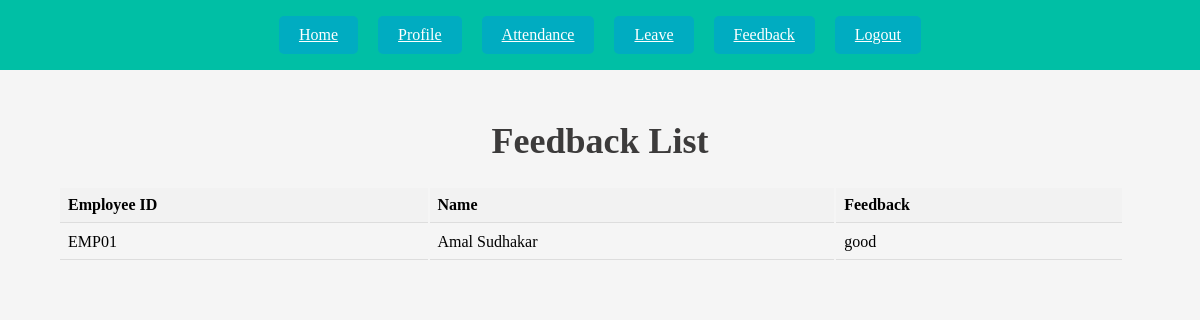
Page /admin_feedback/ (signed in) on the committed database.
### faculty_app/models.py (models this page shows, shortened)
class Feedback(models.Model):
    user = models.ForeignKey(User, on_delete=models.CASCADE)
    message = models.TextField()
    created_at = models.DateTimeField(auto_now_add=True)

class Faculty(models.Model):
    user = models.OneToOneField(User, on_delete=models.CASCADE, related_name='faculty')
    dob = models.DateField()
    department = models.CharField(max_length=4, choices=DEPARTMENTS)
    date_of_join = models.DateField()
    subject = models.CharField(max_length=4, choices=SUBJECTS)
    emp_id = models.CharField(max_length=10, unique=True)

### faculty_app/views.py (the view)
# urls.py: path('admin_feedback/',views.admin_feedback, name='admin_feedback'),
def admin_feedback(request):
    feedbacks = Feedback.objects.select_related('user').all()
    return render(request, 'admin/admin_feedback.html', {'feedbacks': feedbacks})

### faculty_app/templates/admin/admin_feedback.html (shortened to what this page needs)
{% extends 'base.html' %}
{% block content %}
<h1>Feedback List</h1>
{% if feedbacks %}
<table class="user-table">
  <thead>
    <tr>
      <th>Employee ID</th>
      <th>Name</th>
      <th>Feedback</th>
    </tr>
  </thead>
  <tbody>
    {% for feedback in feedbacks %}
    <tr>
      <td>{{ feedback.user.faculty.emp_id }}</td>
      <td>{{ feedback.user.first_name }} {{ feedback.user.last_name }}</td>
      <td>{{ feedback.message }}</td>
    </tr>
    {% endfor %}
  </tbody>
</table>
{% else %}
<p>No feedbacks found.</p>
{% endif %}
{% endblock %}

### faculty_app/static/css/style.css (style rules this page uses)
h1 { color: #3c3b3b; font-size: 36px; text-align: center; margin-top: 120px; }
body { background-color: #f5f5f5; }
.user-table { margin-left: 50px; margin-right: 50px; width: 90%; }
.user-table th, .user-table td { padding: 8px; text-align: left; border-bottom: 1px solid #ddd; }
.user-table th { background-color: #f2f2f2; }

### rows in the picture
Feedback: user.faculty.emp_id "EMP01", user.first_name "Amal", user.last_name "Sudhakar", message "good"
